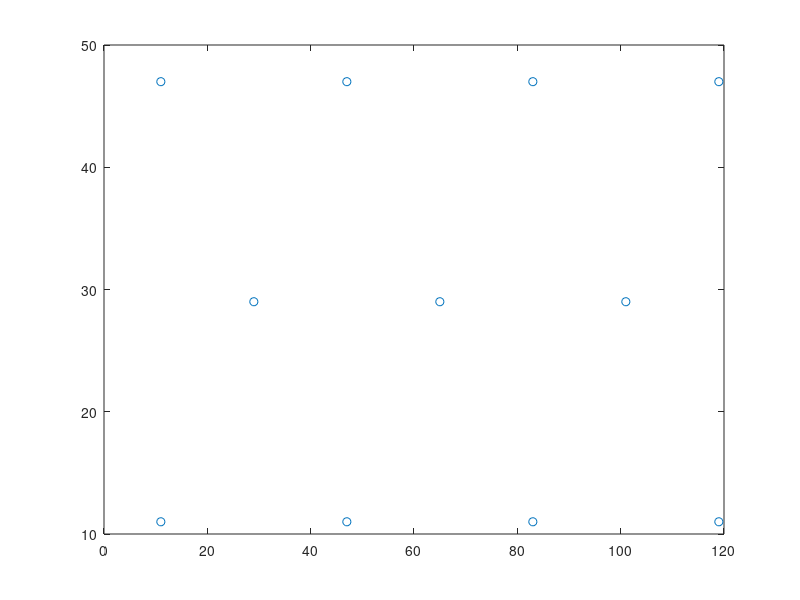
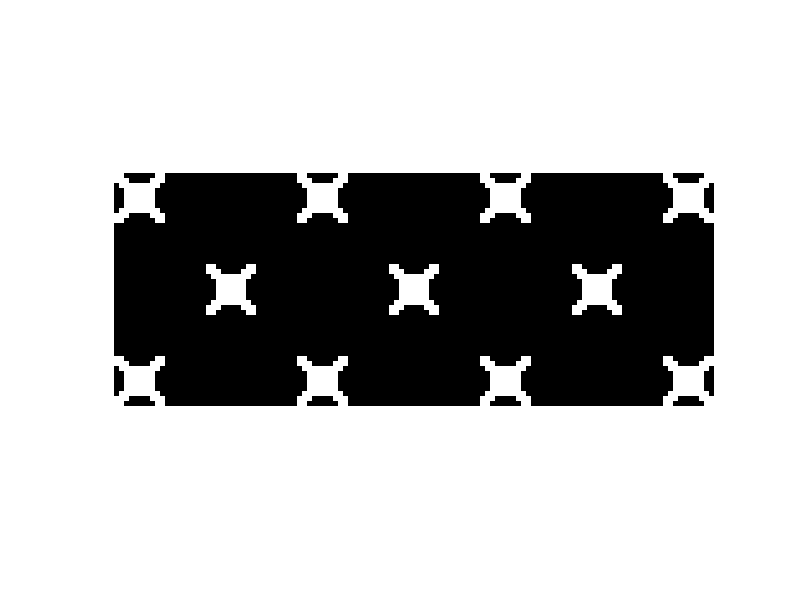

The MATLAB script that drew these images, in order:
clear all
close all



shape1 =     [
        [ 1, 1, 0, 0, 0, 0, 0, 0, 1, 1],
        [ 1, 1, 1, 0, 0, 0, 0, 1, 1, 1],
        [ 0, 1, 1, 1, 1, 1, 1, 1, 1, 0],
        [ 0, 0, 1, 1, 1, 1, 1, 1, 0, 0],
        [ 0, 0, 1, 1, 1, 1, 1, 1, 0, 0],
        [ 0, 0, 1, 1, 1, 1, 1, 1, 0, 0],
        [ 0, 0, 1, 1, 1, 1, 1, 1, 0, 0],
        [ 0, 1, 1, 1, 1, 1, 1, 1, 1, 0],
        [ 1, 1, 1, 0, 0, 0, 0, 1, 1, 1],
        [ 1, 1, 0, 0, 0, 0, 0, 0, 1, 1],
        
    ];


s = 10; 

d = 8;

y0 = 0.5 * s;
y = [];
x = [];
n = 4;
for i = 1: n
    y = [y; (i - 1) * (2*s + 2 * d)];
    x = [x; 0];
end

% middle lane
for i = 1: n - 1
    y = [y; (i - 1) * (2*s + 2 * d) + d + s];
    x = [x; d + s];
end

for i = 1: n
    y = [y; (i - 1) * (2*s + 2 * d)];
    x = [x; 2*d + 2*s];
end

figure(1)

y = y + s/2 + 1;
x = x + s/2 + 1;
plot(y + s/2, x + s / 2, 'o');



figure(2)

map = zeros(max(x) - min(x) + s, max(y) - min(y) + s);

for i = 1: length(x)
    map([(x(i) - s/2): (x(i) + s/2 - 1) ], [(y(i) - s/2): (y(i) + s/2 -1)]) = shape1;
end



map =  padarray(map,[2 2],1,'both');
imshow(map)
dlmwrite('patternMap_concave.txt', map, 'delimiter',' ', 'precision', '%d');
